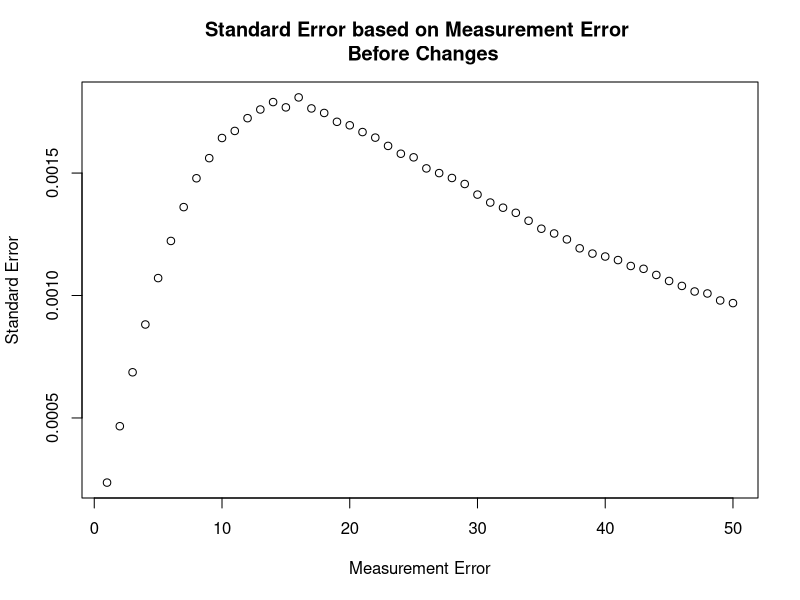
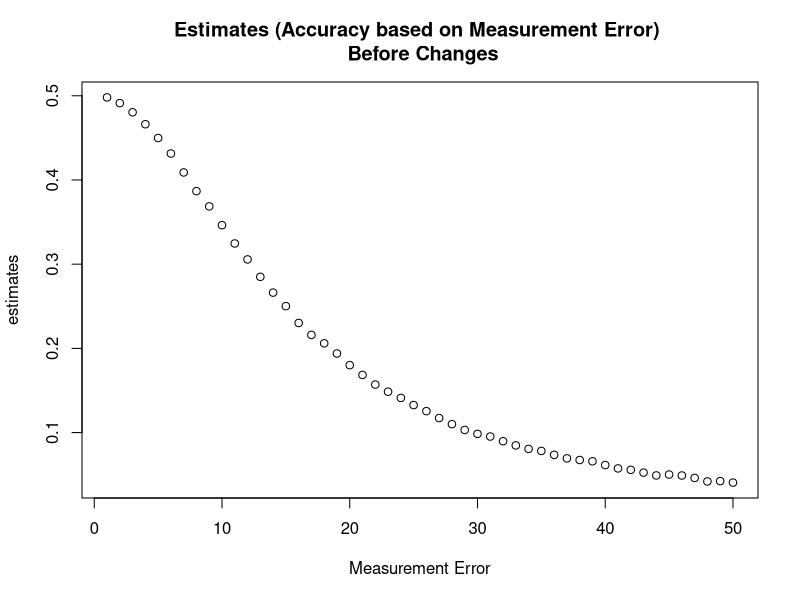
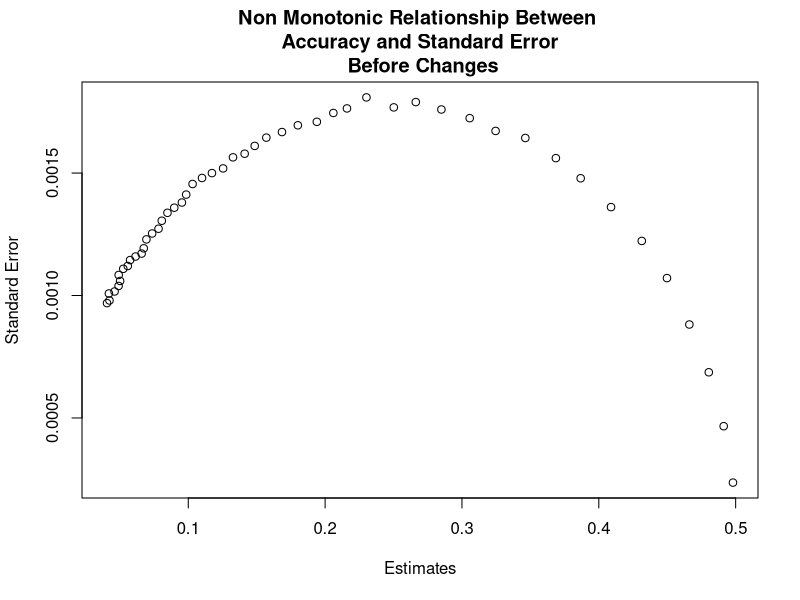
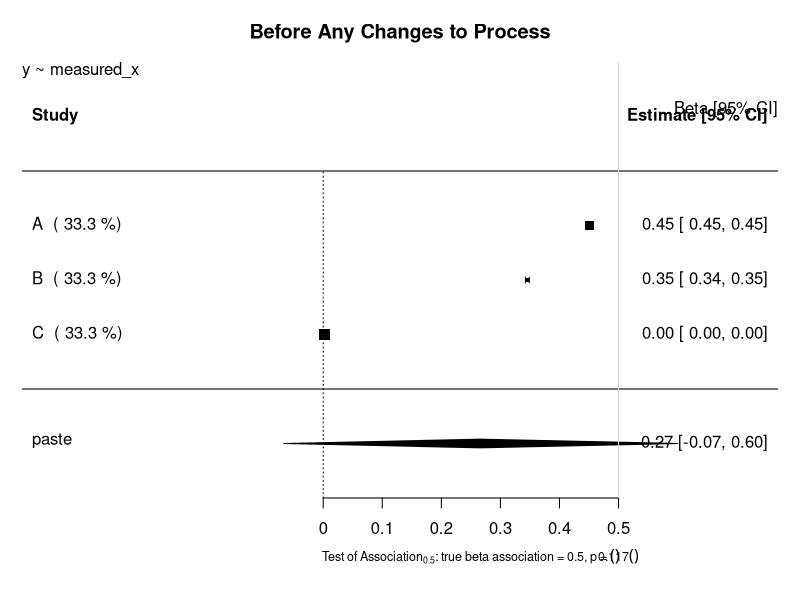
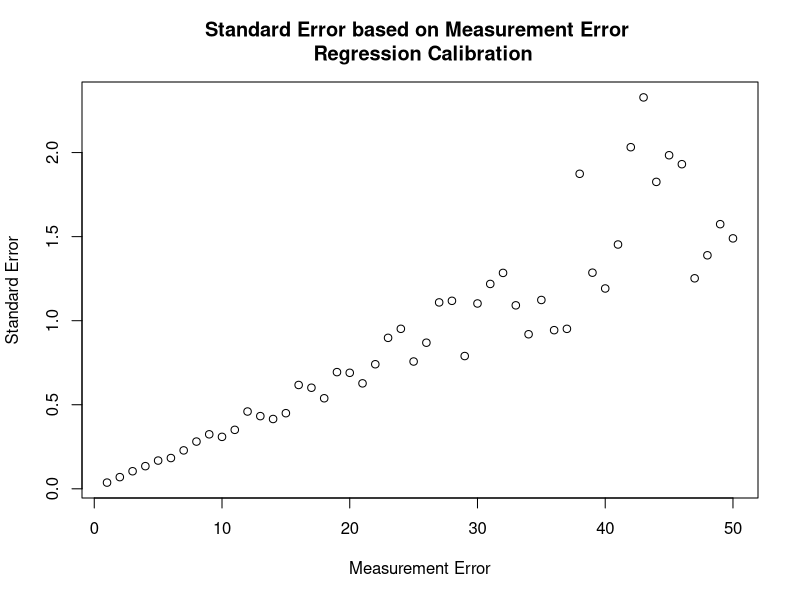
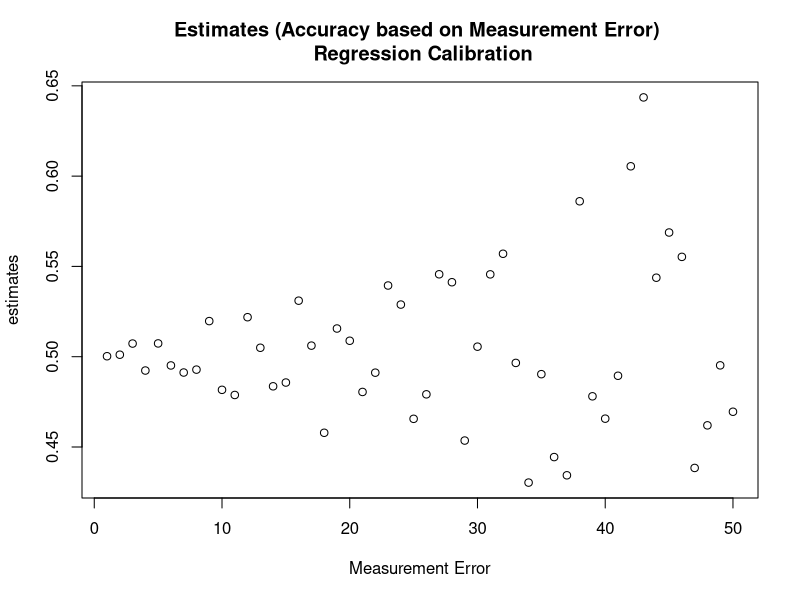
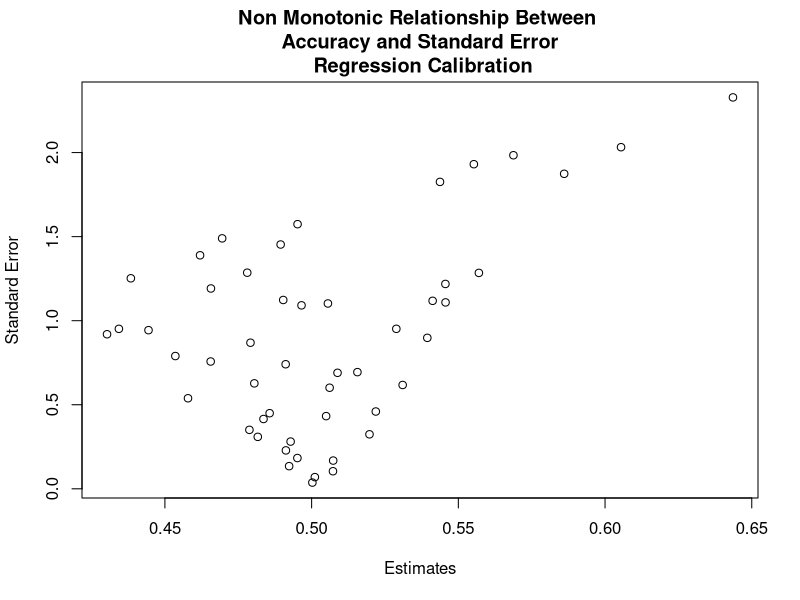
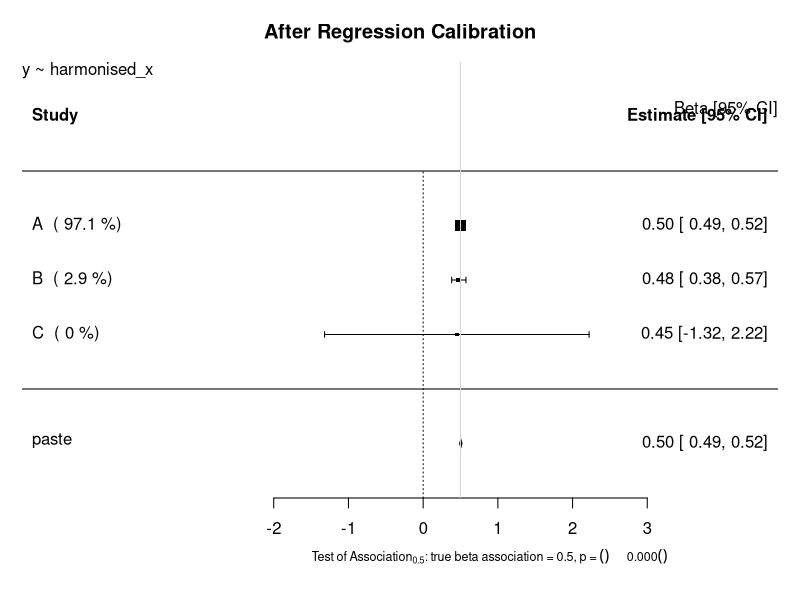

Source code (R) for these figures, in order:
# Investigation into semi monotonic behaviour of standard error in Continuous Variables
## Author: Paul Scherer
##         Tom Bishop
## Institute: University of Cambridge MRC Epidemiology Unit 
## Date: 6.09.2017

# In this file we want to investigate whether we can replicate the semi monotonic behaviour exhibited by 
# standard error dependent on standard measurement error
library(ggplot2)
library(reshape2)
library(parallel)
library(stats)
library(metafor)

# Set save point for the plots
setwd("U:/workspace/paee_harmonisation/Reweighting/plots")

# Raw Data Set Properties
trueBeta = 0.5
constant = 20

study_size = 20000
raw_mean = 40
raw_stdev = 15

# Create Dataframe with x, create y from x, then add normal random noise to x
raw_data = data.frame(x = rnorm(n = study_size, mean = raw_mean, sd = raw_stdev))
raw_data$y = (trueBeta*raw_data$x) + constant

###############################################################################
########################### Functions #########################################
###############################################################################

createStudyData <- function(raw_data, measurement_error){
    x_error = rnorm(n = study_size, mean = 0, sd = measurement_error)
    raw_data$measured_x = raw_data$x + x_error
    return(raw_data)
}

createValidationData <- function(val_size, measurement_error) {
    validation_data = data.frame(x =  rnorm(n = val_size, mean = raw_mean, sd = raw_stdev))
    x_error = rnorm(n = val_size, mean = 0, sd = measurement_error)
    validation_data$measured_x = validation_data$x + x_error
    return (validation_data)
}

#######################################################################################
########################### Motivation of the Problem #################################
#######################################################################################
## Graphing Standard Error as a function of Measurement Error
error_upperbound = 50
std_error = vector("numeric", length = error_upperbound)
estimates = vector("numeric", length = error_upperbound)

set.seed(1)
for (measurement_error in 1:error_upperbound){
	x_error = rnorm(n = study_size, mean = 0, sd = measurement_error)
	raw_data$measured_x = raw_data$x + x_error
	fmla = as.formula(y ~ measured_x)
	linear_model = lm(formula = fmla, data = raw_data)
	x_estimate = linear_model$coefficients["measured_x"]
	x_stdErr = summary(linear_model)$coefficients["measured_x", "Std. Error"]
	std_error[measurement_error] = x_stdErr
	estimates[measurement_error] = x_estimate
}
plot (x = (1:error_upperbound), y = std_error, xlab = "Measurement Error", ylab = "Standard Error", main = "Standard Error based on Measurement Error \n Before Changes")
dev.copy(png,'continous_plot1.png')
dev.off()
plot (x = (1:error_upperbound), y = estimates, xlab = "Measurement Error", ylab = "estimates", main = "Estimates (Accuracy based on Measurement Error) \n Before Changes")
dev.copy(png,'continous_plot2.png')
dev.off()
plot (x = estimates, y = std_error, xlab = "Estimates", ylab = "Standard Error", main = "Non Monotonic Relationship Between \n Accuracy and Standard Error \n Before Changes")
dev.copy(png,'continous_plot3.png')
dev.off()
#######################################################################################
######################## Before Any Changes to the Process ############################
#######################################################################################
# General Parameters
validation_size = 400

# Study A
measureError_A = 5
studyData_A = createStudyData(raw_data = raw_data, measurement_error = measureError_A)
validation_data_A = createValidationData(val_size = validation_size, measurement_error = measureError_A )

# Study B
measureError_B = 10
studyData_B = createStudyData(raw_data = raw_data, measurement_error = measureError_B)
validation_data_B = createValidationData(val_size = validation_size, measurement_error = measureError_B )

# Study C
measureError_C = 200
studyData_C = createStudyData(raw_data = raw_data, measurement_error = measureError_C)
validation_data_C = createValidationData(val_size = validation_size, measurement_error = measureError_C )


lm_A <- lm(formula=y~measured_x, data=studyData_A)
estimate_A = lm_A$coefficients["measured_x"]
stdError_A = summary(lm_A)$coefficients["measured_x","Std. Error"]

lm_B <- lm(formula=y~measured_x, data=studyData_B)
estimate_B = lm_B$coefficients["measured_x"]
stdError_B = summary(lm_B)$coefficients["measured_x","Std. Error"]

lm_C <- lm(formula=y~measured_x, data=studyData_C)
estimate_C = lm_C$coefficients["measured_x"]
stdError_C = summary(lm_C)$coefficients["measured_x","Std. Error"]


## Random Effects Model Forest Plot Before Regression Calibration
estimates = c(estimate_A, estimate_B, estimate_C)
stand_errs = c(stdError_A, stdError_B, stdError_C)
labels = c("A","B","C")
res <- rma(yi = estimates, sei = stand_errs, method='DL', slab = labels)
weights_res <- weights.rma.uni(res)

# Forest Plot
res$slab <- paste(res$slab, " (", round(weights.rma.uni(res),digits=1), "%)")
fmla = as.formula(y~measured_x)
forest(res, mlab=bquote(paste('Overall (I'^2*' = ', .(round(res$I2)),'%, p = ',
    .(sprintf("%.3f", round(res$QEp,3))),')')),
xlab=bquote(paste('Test of Association'[0.5]*': true beta association = 0.5, p = ',
    .(sprintf("%.3f", round(res$pval,3))))), cex=1, cex.lab=0.75, cex.axis=1, main = "Before Any Changes to Process")
usr <- par("usr")
text(usr[2], usr[4], "Beta [95% CI]", adj = c(1, 4),cex=1)
text(usr[1], usr[4], paste0(gsub(paste0("Study Data","\\$"),"", deparse(fmla)),collapse="\n"), adj = c( 0, 1 ),cex=1)
abline(v = 0.5, col = "lightgray")
dev.copy(png,'continous_plot4.png')
dev.off()


#######################################################################################
######################## Using Regression Calibration Classic #########################
#######################################################################################
## Graphing Standard Error as a function of Measurement Error
std_error = vector("numeric", length = error_upperbound)
estimates = vector("numeric", length = error_upperbound)

set.seed(1)
for (measurement_error in 1:error_upperbound){
    studyData_graph = createStudyData(raw_data = raw_data, measurement_error = measurement_error)
    validation_data_graph = createValidationData(val_size = validation_size, measurement_error = measurement_error)

    # calculate the lambda
    fmla_harmonisation = as.formula(x~measured_x)
    lambda_lm_graph <- lm(formula=fmla_harmonisation, data=validation_data_graph)
    lambda_graph = lambda_lm_graph$coefficients["measured_x"]
    stdError_lambda_graph = summary(lambda_lm_graph)$coefficients["measured_x","Std. Error"]

    # calculate the estimates using the normal study data
    lm_graph <- lm(formula=y~measured_x, data=studyData_graph)
    estimate_graph = lm_graph$coefficients["measured_x"]
    stdError_graph = summary(lm_graph)$coefficients["measured_x","Std. Error"]

    # Propagate Errors in Standard Error
    var_lambda = (sqrt(validation_size) * summary(lambda_lm_graph)$coefficients["measured_x","Std. Error"])^2
    var_Beta = (sqrt(validation_size) * summary(lm_graph)$coefficients["measured_x","Std. Error"])^2
    #var_Beta = summary(lm_A)$sigma**2
    # var_Beta = (summary(lm_A)$coefficients["measured_x","Std. Error"])^2
    lambda_pure = unlist(unname(lambda_lm_graph$coefficients["measured_x"]))
    beta_lambda_div_sq = (unname(unlist(lm_graph$coefficients["measured_x"]/(lambda_lm_graph$coefficients["measured_x"])^2)))^2
    delta_variance = (var_Beta / (lambda_pure)^2) + beta_lambda_div_sq * var_lambda
    delta_stdError_B = sqrt(delta_variance)/sqrt(validation_size) 
    delta_stdError_B = sqrt(delta_variance)

    std_error[measurement_error] = delta_stdError_B
    estimates[measurement_error] = estimate_graph/lambda_graph
}
plot (x = (1:error_upperbound), y = std_error, xlab = "Measurement Error", ylab = "Standard Error", main = "Standard Error based on Measurement Error \n Regression Calibration")
dev.copy(png,'continous_plot5.png')
dev.off()
plot (x = (1:error_upperbound), y = estimates, xlab = "Measurement Error", ylab = "estimates", main = "Estimates (Accuracy based on Measurement Error) \n Regression Calibration")
dev.copy(png,'continous_plot6.png')
dev.off()
plot (x = estimates, y = std_error, xlab = "Estimates", ylab = "Standard Error", main = "Non Monotonic Relationship Between \n Accuracy and Standard Error \n Regression Calibration")
dev.copy(png,'continous_plot7.png')
dev.off()


# Using real regression calibration.
## Modeling x ~ measured_x in validation
fmla_harmonisation = as.formula(x~measured_x)
# Study A
lambda_lm_A <- lm(formula=fmla_harmonisation, data=validation_data_A)
lambda_A = lambda_lm_A$coefficients["measured_x"]
stdError_lambda_A = summary(lambda_lm_A)$coefficients["measured_x","Std. Error"]

# Study B
lambda_lm_B <- lm(formula=fmla_harmonisation, data=validation_data_B)
lambda_B = lambda_lm_B$coefficients["measured_x"]
stdError_lambda_B = summary(lambda_lm_B)$coefficients["measured_x","Std. Error"]

# Study C
lambda_lm_C <- lm(formula=fmla_harmonisation, data=validation_data_C)
lambda_C = lambda_lm_C$coefficients["measured_x"]
stdError_lambda_C = summary(lambda_lm_C)$coefficients["measured_x","Std. Error"]


lm_A <- lm(formula=y~measured_x, data=studyData_A)
estimate_A = lm_A$coefficients["measured_x"]
stdError_A = summary(lm_A)$coefficients["measured_x","Std. Error"]

lm_B <- lm(formula=y~measured_x, data=studyData_B)
estimate_B = lm_B$coefficients["measured_x"]
stdError_B = summary(lm_B)$coefficients["measured_x","Std. Error"]

lm_C <- lm(formula=y~measured_x, data=studyData_C)
estimate_C = lm_C$coefficients["measured_x"]
stdError_C = summary(lm_C)$coefficients["measured_x","Std. Error"]

corrected_estimate_A = estimate_A / lambda_A
corrected_estimate_B = estimate_B / lambda_B
corrected_estimate_C = estimate_C / lambda_C

# calculate the corrected standard error
var_lambda = (summary(lambda_lm_A)$coefficients["measured_x","Std. Error"])^2
var_Beta = (summary(lm_A)$coefficients["measured_x","Std. Error"])^2
#var_Beta = summary(lm_A)$sigma**2
lambda_pure = unlist(unname(lambda_lm_A$coefficients["measured_x"]))
beta_lambda_div_sq = (unname(unlist(lm_A$coefficients["measured_x"]/(lambda_lm_A$coefficients["measured_x"])^2)))^2
delta_variance = (var_Beta / (lambda_pure)^2) + (beta_lambda_div_sq * var_lambda)
delta_stdError_A = sqrt(delta_variance)/sqrt(validation_size) 
delta_stdError_A = sqrt(delta_variance)

var_lambda = (summary(lambda_lm_B)$coefficients["measured_x","Std. Error"])^2
var_Beta = (sqrt(validation_size) * summary(lm_B)$coefficients["measured_x","Std. Error"])^2
#var_Beta = summary(lm_A)$sigma**2
lambda_pure = unlist(unname(lambda_lm_B$coefficients["measured_x"]))
beta_lambda_div_sq = (unname(unlist(lm_B$coefficients["measured_x"]/(lambda_lm_B$coefficients["measured_x"])^2)))^2
delta_variance = (var_Beta / (lambda_pure)^2) + beta_lambda_div_sq * var_lambda
delta_stdError_B = sqrt(delta_variance)/sqrt(validation_size) 
delta_stdError_B = sqrt(delta_variance)


var_lambda = (summary(lambda_lm_C)$coefficients["measured_x","Std. Error"])^2
var_Beta = (sqrt(validation_size) * summary(lm_C)$coefficients["measured_x","Std. Error"])^2
#var_Beta = summary(lm_A)$sigma**2
lambda_pure = unlist(unname(lambda_lm_C$coefficients["measured_x"]))
beta_lambda_div_sq = (unname(unlist(lm_C$coefficients["measured_x"]/(lambda_lm_C$coefficients["measured_x"])^2)))^2
delta_variance = (var_Beta / (lambda_pure)^2) + beta_lambda_div_sq * var_lambda
delta_stdError_C = sqrt(delta_variance)/sqrt(validation_size) 
delta_stdError_C = sqrt(delta_variance)

## Random Effects Model Forest Plot After Regression Calibration
estimates = c(corrected_estimate_A, corrected_estimate_B, corrected_estimate_C)
stand_errs = c(delta_stdError_A, delta_stdError_B, delta_stdError_C)
labels = c("A","B","C")
res <- rma(yi = estimates, sei = stand_errs, method='DL', slab = labels)
weights_res <- weights.rma.uni(res)

# Forest Plot
res$slab <- paste(res$slab, " (", round(weights.rma.uni(res),digits=1), "%)")
fmla = as.formula(y~harmonised_x)
forest(res, mlab=bquote(paste('Overall (I'^2*' = ', .(round(res$I2)),'%, p = ',
    .(sprintf("%.3f", round(res$QEp,3))),')')),
xlab=bquote(paste('Test of Association'[0.5]*': true beta association = 0.5, p = ',
    .(sprintf("%.3f", round(res$pval,3))))), cex=1, cex.lab=0.75, cex.axis=1, main = "After Regression Calibration")
usr <- par("usr")
text(usr[2], usr[4], "Beta [95% CI]", adj = c(1, 4),cex=1)
text(usr[1], usr[4], paste0(gsub(paste0("Study Data","\\$"),"", deparse(fmla)),collapse="\n"), adj = c( 0, 1 ),cex=1)
abline(v = 0.5, col = "lightgray")
dev.copy(png,'continous_plot8.png')
dev.off()


#######################################################################################
######################## USING THE MODEL OF ERROR *PREDICT* ###########################
#######################################################################################
## PREDICT (ERROR IN VARIABLES MODELS)

## Graphing Standard Error as a function of Measurement Error
std_error = vector("numeric", length = error_upperbound)
estimates = vector("numeric", length = error_upperbound)

set.seed(1)

for (measurement_error in 1:error_upperbound){
    studyData_graph = createStudyData(raw_data = raw_data, measurement_error = measurement_error)
    validation_data_graph = createValidationData(val_size = validation_size, measurement_error = measurement_error)

    # calculate the Error Model
    error_model_graph <- lm(formula=fmla_harmonisation, data=validation_data_graph)
    lambda_graph = error_model_graph$coefficients["measured_x"]
    stdError_lambda_graph = summary(error_model_graph)$coefficients["measured_x","Std. Error"]

    # calculate the estimates using the normal study data
    new = data.frame(measured_x = studyData_graph$measured_x)
    studyData_graph$harmonised_x = predict(error_model_graph, newdata = new)
    lm_graph <- lm(formula=y~harmonised_x, data=studyData_graph)
    estimate_graph = lm_graph$coefficients["harmonised_x"]
    stdError_graph = summary(lm_graph)$coefficients["harmonised_x","Std. Error"]


    std_error[measurement_error] = stdError_graph
    estimates[measurement_error] = estimate_graph
}
plot (x = (1:error_upperbound), y = std_error, xlab = "Measurement Error", ylab = "Standard Error", main = "Standard Error based on Measurement Error \n Error Model Pred")
dev.copy(png,'continous_plot9.png')
dev.off()
plot (x = (1:error_upperbound), y = estimates, xlab = "Measurement Error", ylab = "estimates", main = "Estimates (Accuracy based on Measurement Error) \n Error Model Pred")
dev.copy(png,'continous_plot10.png')
dev.off()
plot (x = estimates, y = std_error, xlab = "Estimates", ylab = "Standard Error", main = "Monotonic Relationship Between \n Accuracy and Standard Error \n Error Model Pred")
dev.copy(png,'continous_plot11.png')
dev.off()


## Modeling x ~ measured_x in validation
fmla_harmonisation = as.formula(x~measured_x)
# Study A
lambda_lm_A <- lm(formula=fmla_harmonisation, data=validation_data_A)
lambda_A = lambda_lm_A$coefficients["measured_x"]
stdError_lambda_A = summary(lambda_lm_A)$coefficients["measured_x","Std. Error"]

# Study B
lambda_lm_B <- lm(formula=fmla_harmonisation, data=validation_data_B)
lambda_B = lambda_lm_B$coefficients["measured_x"]
stdError_lambda_B = summary(lambda_lm_B)$coefficients["measured_x","Std. Error"]

# Study C
lambda_lm_C <- lm(formula=fmla_harmonisation, data=validation_data_C)
lambda_C = lambda_lm_C$coefficients["measured_x"]
stdError_lambda_C = summary(lambda_lm_C)$coefficients["measured_x","Std. Error"]


## Transformation and Regression
# Study A
new = data.frame(measured_x = studyData_A$measured_x)
studyData_A$harmonised_x = predict(lambda_lm_A, newdata = new)
lm_A <- lm(formula=y~harmonised_x, data=studyData_A)
estimate_A = lm_A$coefficients["harmonised_x"]
stdError_A = summary(lm_A)$coefficients["harmonised_x","Std. Error"]

# Study B
new = data.frame(measured_x = studyData_B$measured_x)
studyData_B$harmonised_x = predict(lambda_lm_B, newdata = new)
lm_B <- lm(formula=y~harmonised_x, data=studyData_B)
estimate_B = lm_B$coefficients["harmonised_x"]
stdError_B = summary(lm_B)$coefficients["harmonised_x","Std. Error"]

# Study C
new = data.frame(measured_x = studyData_C$measured_x)
studyData_C$harmonised_x = predict(lambda_lm_C, newdata = new)
lm_C <- lm(formula=y~harmonised_x, data=studyData_C)
estimate_C = lm_C$coefficients["harmonised_x"]
stdError_C = summary(lm_C)$coefficients["harmonised_x","Std. Error"]


## Random Effects Model Forest Plot After Regression Modeling
estimates = c(estimate_A, estimate_B, estimate_C)
stand_errs = c(stdError_A, stdError_B, stdError_C)
labels = c("A","B","C")
res <- rma(yi = estimates, sei = stand_errs, method='DL', slab = labels)
weights_res <- weights.rma.uni(res)

# Forest Plot
res$slab <- paste(res$slab, " (", round(weights.rma.uni(res),digits=1), "%)")
fmla = as.formula(y~harmonised_x)
forest(res, mlab=bquote(paste('Overall (I'^2*' = ', .(round(res$I2)),'%, p = ',
    .(sprintf("%.3f", round(res$QEp,3))),')')),
xlab=bquote(paste('Test of Association'[0.5]*': true beta association = 0.5, p = ',
    .(sprintf("%.3f", round(res$pval,3))))), cex=1, cex.lab=0.75, cex.axis=1, main = "Using Predict aka 'Error Model'")
usr <- par("usr")
text(usr[2], usr[4], "Beta [95% CI]", adj = c(1, 4),cex=1)
text(usr[1], usr[4], paste0(gsub(paste0("Study Data","\\$"),"", deparse(fmla)),collapse="\n"), adj = c( 0, 1 ),cex=1)
abline(v = 0.5, col = "lightgray")
dev.copy(png,'continous_plot12.png')
dev.off()


#######################################################################################
######################## USING THE MODEL OF ERROR *PREDICT* ###########################
################## DONE MANUALLY WITH MODEL PARAMETER ESTIMATES #######################
#######################################################################################
## PREDICT (ERROR IN VARIABLES MODELS)

## Graphing Standard Error as a function of Measurement Error
std_error = vector("numeric", length = error_upperbound)
estimates = vector("numeric", length = error_upperbound)

set.seed(1)

for (measurement_error in 1:error_upperbound){
    studyData_graph = createStudyData(raw_data = raw_data, measurement_error = measurement_error)
    validation_data_graph = createValidationData(val_size = validation_size, measurement_error = measurement_error)

    # calculate the Error Model
    error_model_graph <- lm(formula=fmla_harmonisation, data=validation_data_graph)
    lambda_graph = error_model_graph$coefficients["measured_x"]
    intercept_lambda_graph = error_model_graph$coefficients["(Intercept)"]

    # calculate the estimates using the normal study data
    studyData_graph$lambdadx = studyData_graph$measured_x*lambda_graph + intercept_lambda_graph
    lm_graph <- lm(formula=y~lambdadx, data=studyData_graph)
    estimate_graph = lm_graph$coefficients["lambdadx"]
    stdError_graph = summary(lm_graph)$coefficients["lambdadx","Std. Error"]

    estimates[measurement_error] = estimate_graph
    std_error[measurement_error] = stdError_graph
}
plot (x = (1:error_upperbound), y = std_error, xlab = "Measurement Error", ylab = "Standard Error", main = "Standard Error based on Measurement Error \n Error Model Pred")
dev.copy(png,'continous_plot13.png')
dev.off()

plot (x = (1:error_upperbound), y = estimates, xlab = "Measurement Error", ylab = "estimates", main = "Estimates (Accuracy based on Measurement Error) \n Error Model Pred")
dev.copy(png,'continous_plot14.png')
dev.off()

plot (x = estimates, y = std_error, xlab = "Estimates", ylab = "Standard Error", main = "Monotonic Relationship Between \n Accuracy and Standard Error \n Error Model Pred")
dev.copy(png,'continous_plot15.png')
dev.off()


## By manually predicting values using the model created
## Modeling x ~ measured_x in validation
fmla_harmonisation = as.formula(x~measured_x)
# Study A
lambda_lm_A <- lm(formula=fmla_harmonisation, data=validation_data_A)
lambda_A = lambda_lm_A$coefficients["measured_x"]
intercept_lambda_A = lambda_lm_A$coefficients["(Intercept)"]
stdError_lambda_A = summary(lambda_lm_A)$coefficients["measured_x","Std. Error"]

# Study B
lambda_lm_B <- lm(formula=fmla_harmonisation, data=validation_data_B)
lambda_B = lambda_lm_B$coefficients["measured_x"]
intercept_lambda_B = lambda_lm_B$coefficients["(Intercept)"]
stdError_lambda_B = summary(lambda_lm_B)$coefficients["measured_x","Std. Error"]

# Study C
lambda_lm_C <- lm(formula=fmla_harmonisation, data=validation_data_C)
lambda_C = lambda_lm_C$coefficients["measured_x"]
intercept_lambda_C = lambda_lm_C$coefficients["(Intercept)"]
stdError_lambda_C = summary(lambda_lm_C)$coefficients["measured_x","Std. Error"]

studyData_A$lambdadx = studyData_A$measured_x*lambda_A + intercept_lambda_A
lm_A <- lm(formula=y~lambdadx, data=studyData_A)
estimate_A = lm_A$coefficients["lambdadx"]
stdError_A = summary(lm_A)$coefficients["lambdadx","Std. Error"]

studyData_B$lambdadx = studyData_B$measured_x*lambda_B + intercept_lambda_B
lm_B <- lm(formula=y~lambdadx, data=studyData_B)
estimate_B = lm_B$coefficients["lambdadx"]
stdError_B = summary(lm_B)$coefficients["lambdadx","Std. Error"]

studyData_C$lambdadx = studyData_C$measured_x*lambda_C + intercept_lambda_C
lm_C <- lm(formula=y~lambdadx, data=studyData_C)
estimate_C = lm_C$coefficients["lambdadx"]
stdError_C = summary(lm_C)$coefficients["lambdadx","Std. Error"]


## Random Effects Model Forest Plot After Regression Calibration in all members of measured x
estimates = c(estimate_A, estimate_B, estimate_C)
stand_errs = c(stdError_A, stdError_B, stdError_C)
labels = c("A","B","C")
res <- rma(yi = estimates, sei = stand_errs, method='DL', slab = labels)
weights_res <- weights.rma.uni(res)

# Forest Plot
res$slab <- paste(res$slab, " (", round(weights.rma.uni(res),digits=1), "%)")
fmla = as.formula(y~harmonised_x)
forest(res, mlab=bquote(paste('Overall (I'^2*' = ', .(round(res$I2)),'%, p = ',
    .(sprintf("%.3f", round(res$QEp,3))),')')),
xlab=bquote(paste('Test of Association'[0.5]*': true beta association = 0.5, p = ',
    .(sprintf("%.3f", round(res$pval,3))))), cex=1, cex.lab=0.75, cex.axis=1, main = "Using 'Error Model'")
usr <- par("usr")
text(usr[2], usr[4], "Beta [95% CI]", adj = c(1, 4),cex=1)
text(usr[1], usr[4], paste0(gsub(paste0("Study Data","\\$"),"", deparse(fmla)),collapse="\n"), adj = c( 0, 1 ),cex=1)
abline(v = 0.5, col = "lightgray")
dev.copy(png,'continous_plot16.png')
dev.off()
